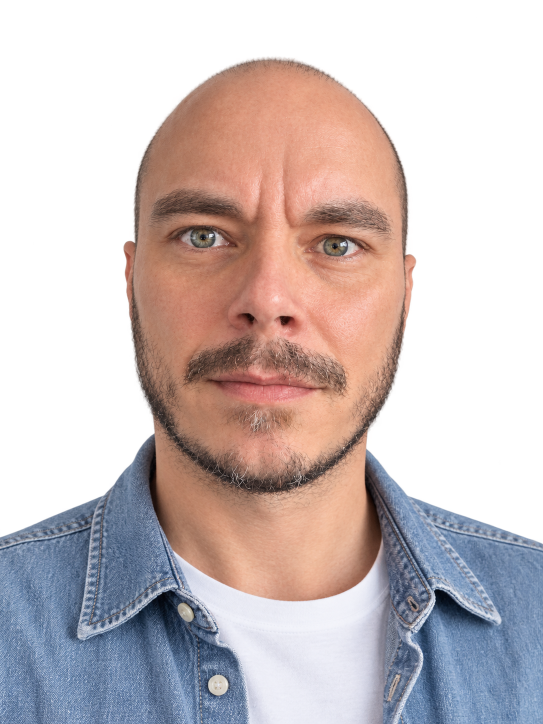
#> input picture photo/portrait_cutout.png, 1086 x 1448 px (shown at 1/2 size)
$ python portrait.py
#> lines starting #> are read from the running program, lines starting #| are printed output that depends on the picture; after the words box and inside, x2 and y2 are one past the last pixel; in counts of white or black regions, pixels touching at a corner belong together
"""Rebuild web/assets/nicolas.jpg from the cutout: clean edges, 4:5 crop, site black background."""
import os
from PIL import Image, ImageFilter
HERE = os.path.dirname(os.path.abspath(__file__))
im = Image.open(os.path.join(HERE, "portrait_cutout.png")).convert("RGBA")
#> im is the input picture: PIL image 1086x1448 RGBA; mean R, G, B, A 95.6, 82.6, 82.3, 145
a = im.getchannel("A").point(lambda v: 255 if v > 128 else 0)
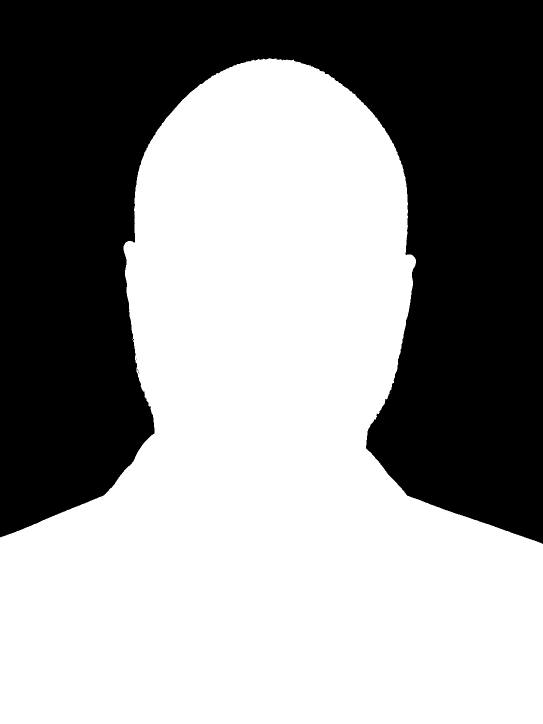
#> a: PIL image 1086x1448 L (shown at 1/2 size); 57.3% white; 5 black regions (4 under 20 px), largest, box (x1, y1, x2, y2) and area: (0, 0, 1086, 1088) 670779
a = a.filter(ImageFilter.MinFilter(5)).filter(ImageFilter.GaussianBlur(1.2))  # drop colored fringe
im.putalpha(a)
w, h = im.size
#> w = 1086; h = 1448
im = im.crop((0, 0, w, int(w * 5 / 4)))
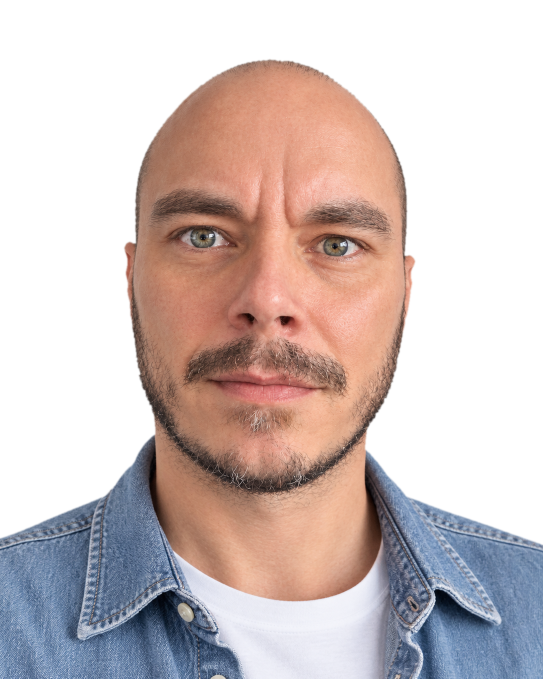
#> im: PIL image 1086x1357 RGBA (shown at 1/2 size); mean R, G, B, A 92.5, 77.4, 75.3, 137.7; transparent parts drawn white
base = Image.new("RGBA", im.size, "#111111")
base.alpha_composite(im)
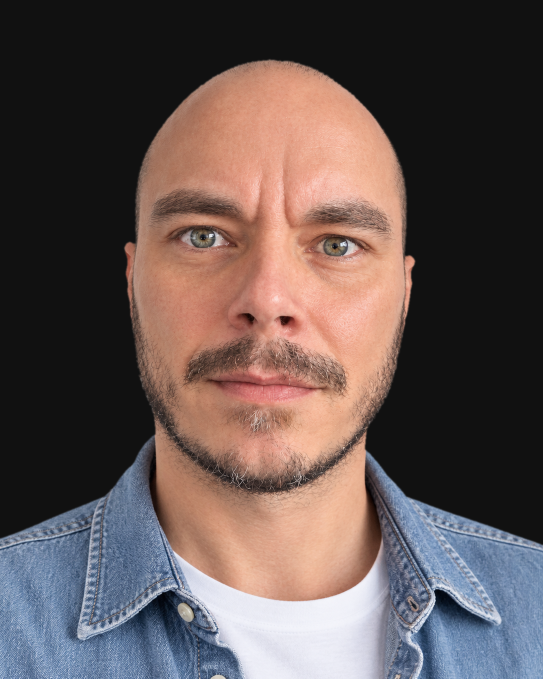
#> base: PIL image 1086x1357 RGBA (shown at 1/2 size); mean R, G, B, A 98.2, 83.6, 81.6, 255
base.convert("RGB").resize((640, 800), Image.LANCZOS).save(
    os.path.join(HERE, "..", "web", "assets", "nicolas.jpg"), quality=86, optimize=True, progressive=True)
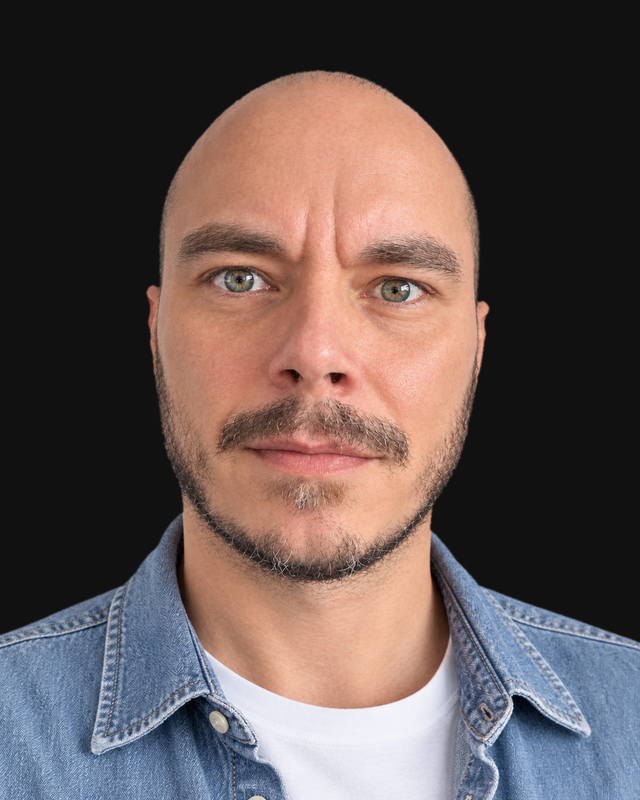
#> saved as nicolas.jpg: PIL image 640x800 RGB; mean R, G, B 98.2, 83.6, 81.6
print("portrait written")
